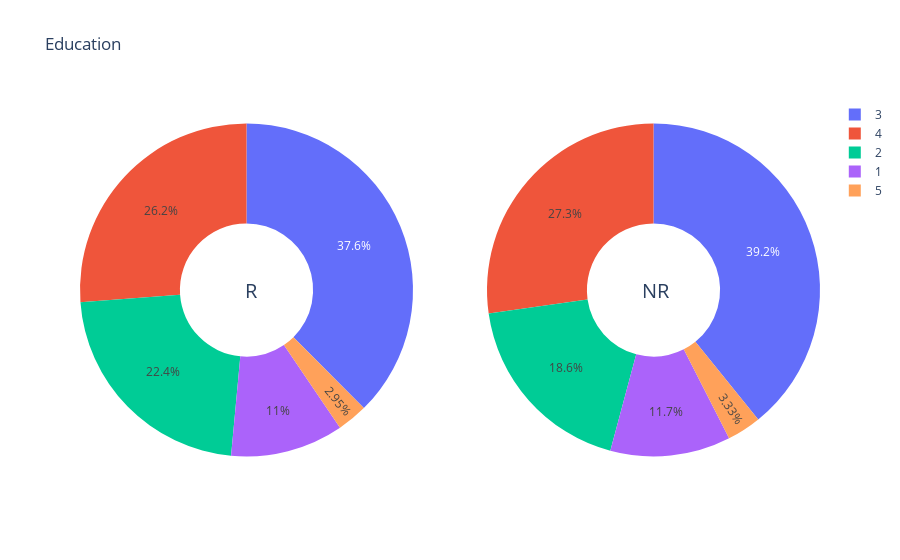

The cell this chart's notebook holds for it:
### Code cell
#Comparativo del nivel educativo entre retirados y no retirados

dic1=df_retirados['Education'].value_counts().to_dict()
dic2=df_no_retirados['Education'].value_counts().to_dict()

# Create subplots: use 'domain' type for Pie subplot
fig = make_subplots(rows=1, cols=2, specs=[[{'type':'domain'}, {'type':'domain'}]])
fig.add_trace(go.Pie(labels=list(dic1.keys()), values=list(dic1.values()), name="Retirados"),
              1, 1)
fig.add_trace(go.Pie(labels=list(dic2.keys()), values=list(dic2.values()), name="No Retirados"),
              1, 2)

# Use `hole` to create a donut-like pie chart
fig.update_traces(hole=.4, hoverinfo="label+percent+name")

fig.update_layout(
    title_text="Education",
    # Add annotations in the center of the donut pies.
    annotations=[dict(text='R', x=0.22, y=0.5, font_size=20, showarrow=False),
                 dict(text='NR', x=0.8, y=0.5, font_size=20, showarrow=False)])
fig.show()

### Figure 1 — Plotly figure (JSON) as saved in the notebook; plotly's stock layout.template omitted (floating-point values rounded to 4 significant figures)
{"data": [{"domain": {"x": [0, 0.45], "y": [0, 1]}, "hole": 0.4, "hoverinfo": "label+percent+name", "labels": [3, 4, 2, 1, 5], "name": "Retirados", "type": "pie", "values": [267, 186, 159, 78, 21]}, {"domain": {"x": [0.55, 1], "y": [0, 1]}, "hole": 0.4, "hoverinfo": "label+percent+name", "labels": [3, 4, 2, 1, 5], "name": "No Retirados", "type": "pie", "values": [1449, 1008, 687, 432, 123]}], "layout": {"annotations": [{"font": {"size": 20}, "showarrow": false, "text": "R", "x": 0.22, "y": 0.5}, {"font": {"size": 20}, "showarrow": false, "text": "NR", "x": 0.8, "y": 0.5}], "title": {"text": "Education"}}}
